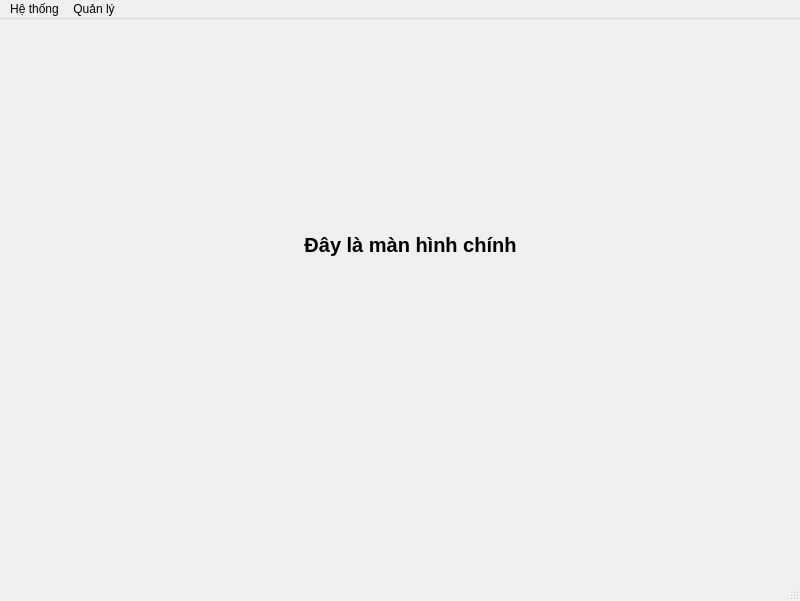
<?xml version="1.0" encoding="UTF-8"?>
<ui version="4.0">
 <class>MainWindow</class>
 <widget class="QMainWindow" name="MainWindow">
  <property name="geometry">
   <rect>
    <x>0</x>
    <y>0</y>
    <width>800</width>
    <height>601</height>
   </rect>
  </property>
  <property name="windowTitle">
   <string>MainWindow</string>
  </property>
  <widget class="QWidget" name="centralwidget">
   <widget class="QLabel" name="label">
    <property name="geometry">
     <rect>
      <x>180</x>
      <y>170</y>
      <width>461</width>
      <height>111</height>
     </rect>
    </property>
    <property name="font">
     <font>
      <pointsize>15</pointsize>
      <weight>75</weight>
      <bold>true</bold>
     </font>
    </property>
    <property name="text">
     <string>Đây là màn hình chính</string>
    </property>
    <property name="alignment">
     <set>Qt::AlignCenter</set>
    </property>
   </widget>
  </widget>
  <widget class="QMenuBar" name="menubar">
   <property name="geometry">
    <rect>
     <x>0</x>
     <y>0</y>
     <width>800</width>
     <height>26</height>
    </rect>
   </property>
   <widget class="QMenu" name="menuH_th_ng">
    <property name="title">
     <string>Hệ thống</string>
    </property>
    <addaction name="actionthongtintaikhoan"/>
    <addaction name="actiondoimatkhau"/>
    <addaction name="actioncauhinhtaikhoan"/>
    <addaction name="actionthoatphanmen"/>
   </widget>
   <widget class="QMenu" name="menuQu_n_l">
    <property name="title">
     <string>Quản lý</string>
    </property>
    <addaction name="actionquan_ly_san_pham"/>
    <addaction name="actionquan_ly_don_hang"/>
    <addaction name="actionquan_ly_nhan_vien"/>
   </widget>
   <addaction name="menuH_th_ng"/>
   <addaction name="menuQu_n_l"/>
  </widget>
  <widget class="QStatusBar" name="statusbar"/>
  <action name="actionthongtintaikhoan">
   <property name="icon">
    <iconset>
     <normaloff>C:/Users/DELL/.designer/images/ic_info.png</normaloff>C:/Users/DELL/.designer/images/ic_info.png</iconset>
   </property>
   <property name="text">
    <string>Thong tin tai khoan</string>
   </property>
   <property name="shortcut">
    <string>Ctrl+I</string>
   </property>
  </action>
  <action name="actiondoimatkhau">
   <property name="icon">
    <iconset>
     <normaloff>C:/Users/DELL/.designer/images/ic_password.png</normaloff>C:/Users/DELL/.designer/images/ic_password.png</iconset>
   </property>
   <property name="text">
    <string>Doi mat khau</string>
   </property>
  </action>
  <action name="actioncauhinhtaikhoan">
   <property name="icon">
    <iconset>
     <normaloff>C:/Users/DELL/.designer/images/ic_system.png</normaloff>C:/Users/DELL/.designer/images/ic_system.png</iconset>
   </property>
   <property name="text">
    <string>Cau hinh tai khoan</string>
   </property>
  </action>
  <action name="actionthoatphanmen">
   <property name="icon">
    <iconset>
     <normaloff>C:/Users/DELL/.designer/images/7623201_arrow_right_login_ui_login icon_icon.png</normaloff>C:/Users/DELL/.designer/images/7623201_arrow_right_login_ui_login icon_icon.png</iconset>
   </property>
   <property name="text">
    <string>Thoat phan mem</string>
   </property>
   <property name="shortcut">
    <string>Esc</string>
   </property>
  </action>
  <action name="actionquan_ly_san_pham">
   <property name="icon">
    <iconset>
     <normaloff>../images/product.png</normaloff>../images/product.png</iconset>
   </property>
   <property name="text">
    <string>quan ly san pham</string>
   </property>
  </action>
  <action name="actionquan_ly_don_hang">
   <property name="icon">
    <iconset>
     <normaloff>../images/5452459_arrow_direction_door_emergency_exit_icon.png</normaloff>../images/5452459_arrow_direction_door_emergency_exit_icon.png</iconset>
   </property>
   <property name="text">
    <string>quan ly don hang</string>
   </property>
  </action>
  <action name="actionquan_ly_nhan_vien">
   <property name="icon">
    <iconset>
     <normaloff>../images/2620525_conversation_employee_job_seeker_unemployee_icon.png</normaloff>../images/2620525_conversation_employee_job_seeker_unemployee_icon.png</iconset>
   </property>
   <property name="text">
    <string>quan ly nhan vien</string>
   </property>
  </action>
 </widget>
 <resources/>
 <connections/>
</ui>
